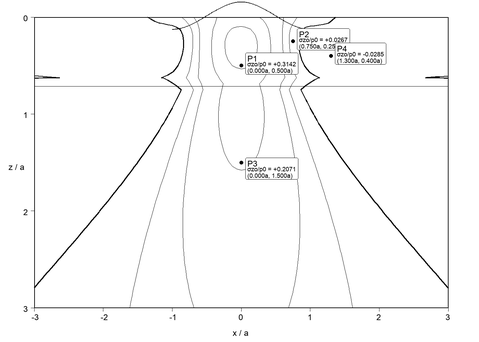
#> input picture peacock/screenshots/layered_e30_fourpoint_set.png, 479 x 342 px, shrunk from 1400 x 1000 before the run, found by its file name
$ python make_compare_hom_vs_layered_e30.py
#> lines starting #> are read from the running program, lines starting #| are printed output that depends on the picture
from pathlib import Path
from PIL import Image, ImageDraw, ImageFont

base = Path('/Users/iratnere/dev/coyote-math/peacock/screenshots')
# Layered plot already exists
layered = Image.open(base / 'layered_e30_fourpoint_set.png').convert('RGB')
#> layered is the input picture: PIL image 479x342 RGB; min 0, max 255, mean 249

# Build homogeneous annotated version from existing homogeneous closed-solution plot
hom_src = Image.open(base / 'homogeneous_33L32FI34_closed_solution_labeled.png').convert('RGBA')
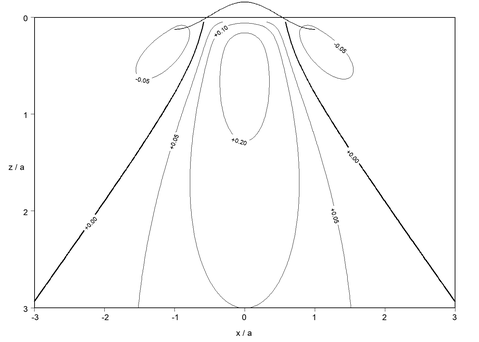
#> input picture peacock/screenshots/homogeneous_33L32FI34_closed_solution_labeled.png, 479 x 342 px, shrunk from 1400 x 1000 before the run, found by its file name
d = ImageDraw.Draw(hom_src)
width, height = hom_src.size
#> width = 479; height = 342
pad_l, pad_r, pad_t, pad_b = 100, 70, 50, 100
pw = width - pad_l - pad_r
#> pw = 309
ph = height - pad_t - pad_b
#> ph = 192
sx = lambda x: pad_l + (x + 3.0) / 6.0 * pw
sy = lambda z: pad_t + z / 3.0 * ph
try:
    font = ImageFont.truetype('/System/Library/Fonts/Supplemental/Arial.ttf', 22)
    small = ImageFont.truetype('/System/Library/Fonts/Supplemental/Arial.ttf', 18)
except Exception:
    font = ImageFont.load_default(); small = ImageFont.load_default()

points = {
    'P1': (0.000, 0.500, +0.2818),
    'P2': (0.750, 0.250, -0.0346),
    'P3': (0.000, 1.500, +0.1794),
    'P4': (1.300, 0.400, -0.0588),
}
offsets = {'P1':(18,-34),'P2':(18,-34),'P3':(18,-10),'P4':(18,-34)}
for name,(x,z,s) in points.items():
    px,py=sx(x),sy(z); r=6
    d.ellipse([px-r,py-r,px+r,py+r], fill='black', outline='white', width=1)
    dx,dy=offsets[name]; tx,ty=px+dx,py+dy
    lines=[name, f'σzo/p0 = {s:+.4f}', f'({x:.3f}a, {z:.3f}a)']
    widths=[]; heights=[]
    for i,line in enumerate(lines):
        f=font if i==0 else small
        bb=d.textbbox((0,0), line, font=f)
        widths.append(bb[2]-bb[0]); heights.append(bb[3]-bb[1])
    box_w=max(widths)+12; box_h=sum(heights)+12
    d.rounded_rectangle([tx-6,ty-4,tx-6+box_w,ty-4+box_h], radius=5, fill='white', outline='black', width=1)
    y=ty
    d.text((tx,y), lines[0], fill='black', font=font); y += heights[0] + 2
    d.text((tx,y), lines[1], fill='black', font=small); y += heights[1] + 2
    d.text((tx,y), lines[2], fill='black', font=small)

hom = Image.new('RGB', hom_src.size, 'white')
#> hom: PIL image 479x342 RGB; every value is 255
hom.paste(hom_src, mask=hom_src.split()[-1])
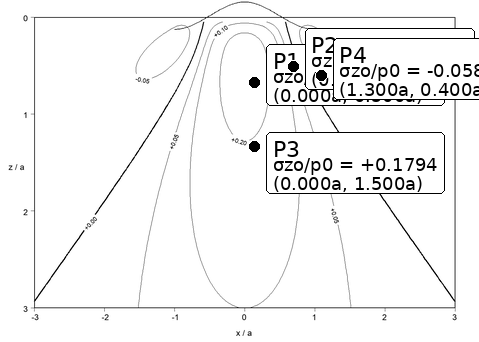
#> hom_src: PIL image 479x342 RGBA; mean R, G, B, A 243.1, 243.1, 243.1, 255
hom_path = base / 'homogeneous_fourpoint_set.png'
hom.save(hom_path)

# Make side-by-side comparison
margin = 40
title_h = 60
W = hom.width + layered.width + margin*3
#> W = 1078
H = max(hom.height, layered.height) + title_h + margin*2
#> H = 482
canvas = Image.new('RGB', (W,H), 'white')
#> canvas: PIL image 1078x482 RGB; every value is 255
dc = ImageDraw.Draw(canvas)
try:
    title_font = ImageFont.truetype('/System/Library/Fonts/Supplemental/Arial.ttf', 30)
    body_font = ImageFont.truetype('/System/Library/Fonts/Supplemental/Arial.ttf', 22)
except Exception:
    title_font = ImageFont.load_default(); body_font = ImageFont.load_default()

x1 = margin
x2 = margin*2 + hom.width
#> x2 = 559
y = title_h + margin
canvas.paste(hom, (x1, y))
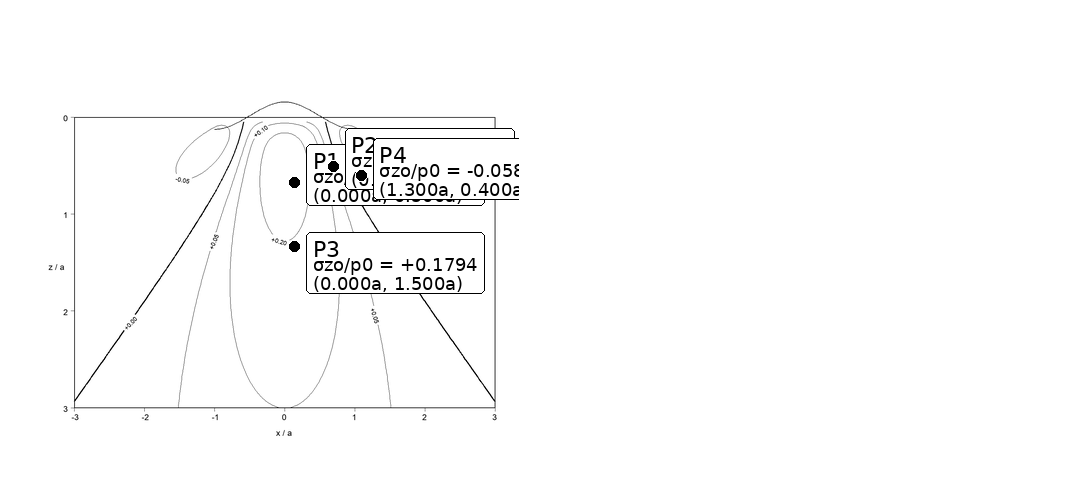
#> canvas: PIL image 1078x482 RGB; min 0, max 255, mean 251.2
canvas.paste(layered, (x2, y))
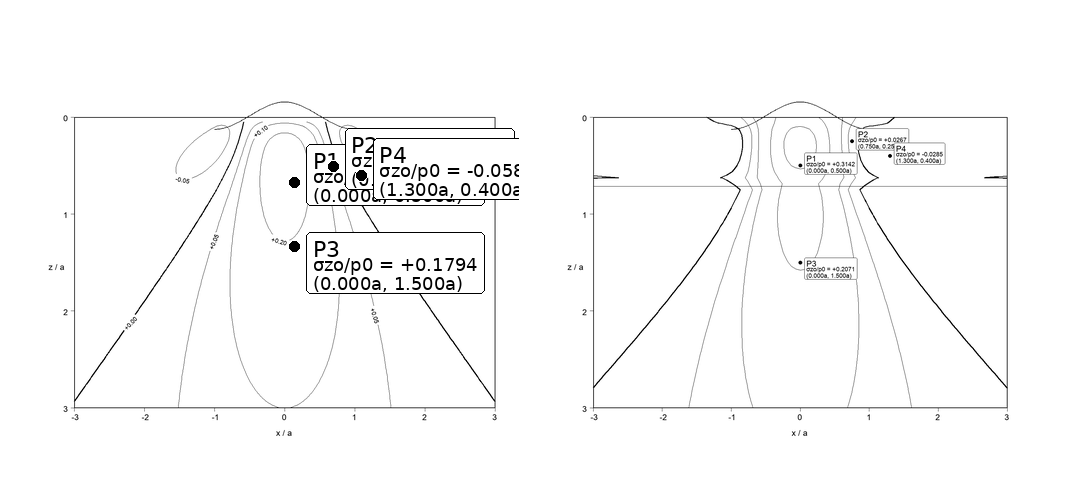
#> canvas: PIL image 1078x482 RGB; min 0, max 255, mean 249.4

dc.text((x1, 20), 'Homogeneous exact integral solution', fill='black', font=title_font)
dc.text((x2, 20), 'Layered FEA, same tire load, E2/E1 = 30', fill='black', font=title_font)

dc.text((x1, H - margin), 'Signs: P1+, P2-, P3+, P4-  →  N = 2', fill='black', font=body_font)
dc.text((x2, H - margin), 'Signs: P1+, P2+, P3+, P4-  →  N = 3', fill='black', font=body_font)

out = base / 'compare_homogeneous_vs_layered_e30.png'
canvas.save(out)
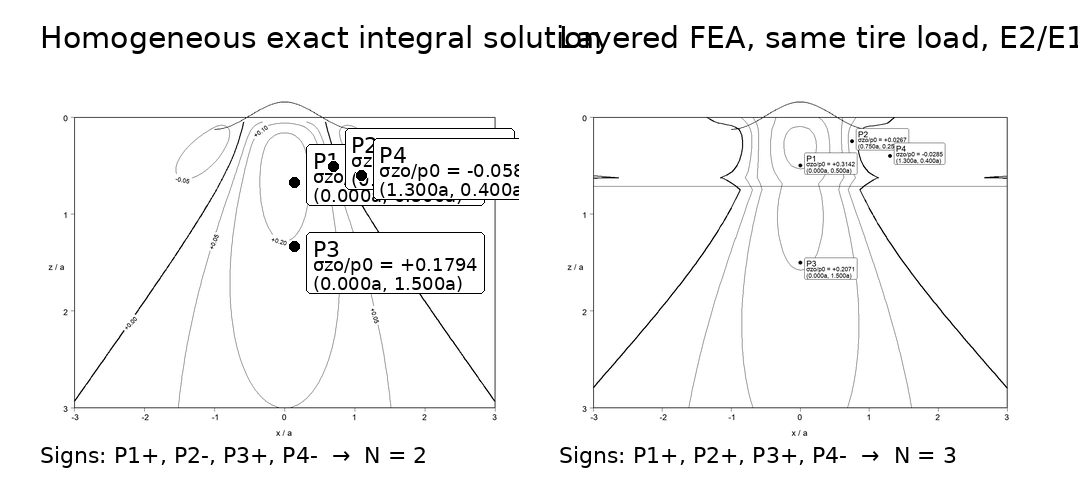
#> saved as compare_homogeneous_vs_layered_e30.png: PIL image 1078x482 RGB; min 0, max 255, mean 244.7
print(hom_path)
print(out)
